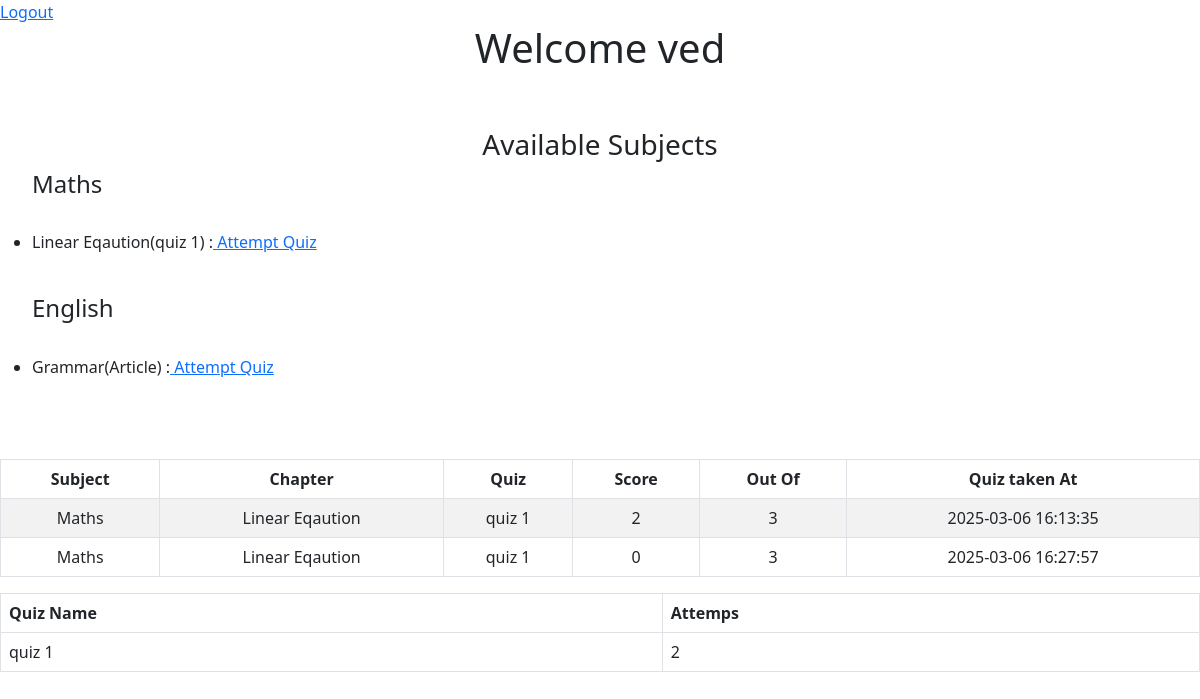
/user_dashboard (signed in), run on an earlier commit of the app's database.
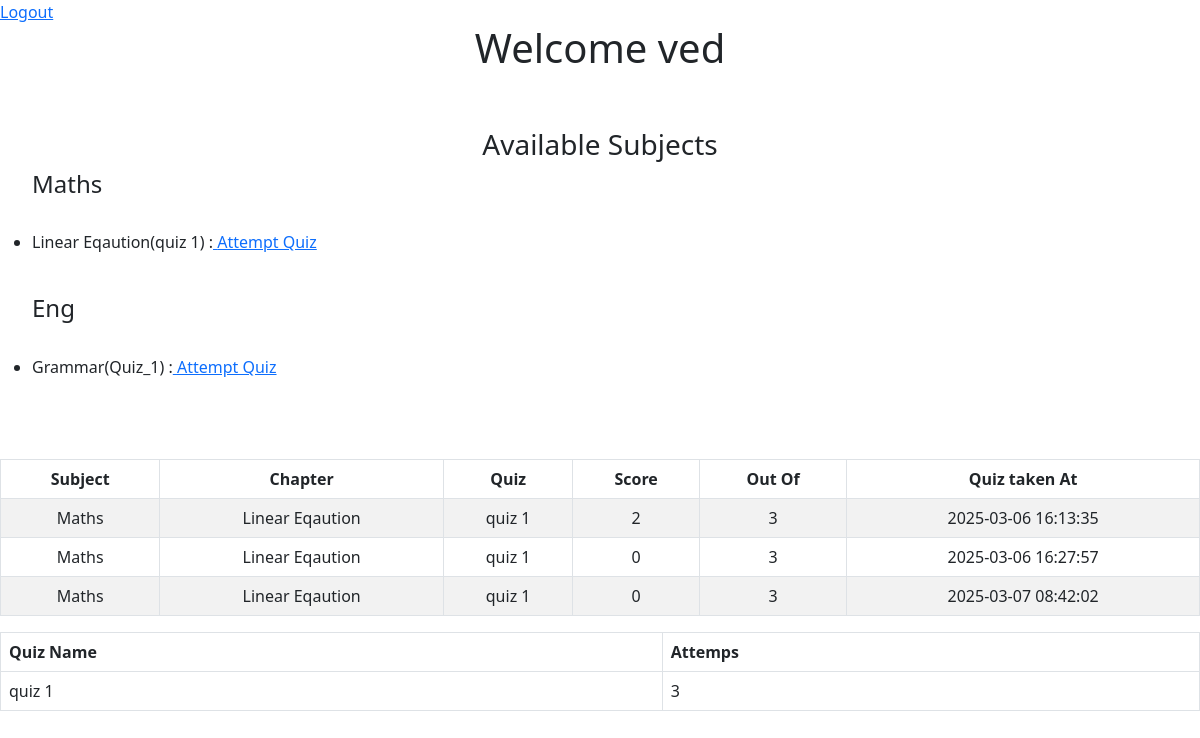
And on a later commit of the database.
### models.py (models this page shows)
class Subject(db.Model):
    id=db.Column(db.Integer,primary_key=True,nullable=False,autoincrement=True)
    name=db.Column(db.String(100),nullable=False)
    description=db.Column(db.String(250),nullable=True)
    chapter=db.relationship("Chapter",backref='subject',cascade='all,delete')

class Chapter(db.Model):
    id=db.Column(db.Integer,primary_key=True,nullable=False,autoincrement=True)
    subject_id=db.Column(db.Integer,db.ForeignKey('subject.id',ondelete="CASCADE"),nullable=False)
    name=db.Column(db.String(100),nullable=False)
    description=db.Column(db.String(250),nullable=True)
    quiz=db.relationship('Quiz',backref='chapter',cascade='all,delete')

class Quiz(db.Model):
    id=db.Column(db.Integer,primary_key=True,nullable=False,autoincrement=True)
    name=db.Column(db.String(100),nullable=False)
    chapter_id=db.Column(db.Integer,db.ForeignKey('chapter.id',ondelete="CASCADE"),nullable=False)
    remarks=db.Column(db.String(300),nullable=True)
    question=db.relationship('Question',backref='quiz',cascade='all,delete')
    score=db.relationship('Score',backref='quiz',cascade='all,delete')

class Score(db.Model):
    id=db.Column(db.Integer,primary_key=True,autoincrement=True)
    user_id=db.Column(db.Integer,db.ForeignKey('user.id',ondelete="CASCADE"),nullable=False)
    quiz_id=db.Column(db.Integer,db.ForeignKey('quiz.id',ondelete="CASCADE"),nullable=False)
    time_stamp_of_attempt=db.Column(db.DateTime,default=datetime.utcnow().replace(microsecond=0))
    total_scored=db.Column(db.Integer,nullable=False)
    total_question=db.Column(db.Integer,nullable=False)
    user=db.relationship('User',backref='score')

### app.py (the view)
@app.route('/user_dashboard',methods=['GET','POST'])
def user_dashboard():
    user=User.query.get(session['user_id'])
    subject=Subject.query.all()
    score=Score.query.filter_by(user_id=session['user_id']).all()
    previous_quiz_attempts={}
    user_id=session.get('user_id')
    previous_attempt=Score.query.filter_by(user_id=user_id).all()
    chapter=Chapter.query.all()
    for i in previous_attempt:
          quiz_name=i.quiz.name
          if quiz_name in  previous_quiz_attempts :
            previous_quiz_attempts[quiz_name]+=1
          else:
            previous_quiz_attempts[quiz_name]=1
    return render_template('user_dashboard.html',user_id=user_id,subject=subject,score=score,previous_quiz_attempts=previous_quiz_attempts,user=user)

### templates/user_dashboard.html (shortened to what this page needs)
<html>
    <body>
        <head>
            <link href="https://cdn.jsdelivr.net/npm/bootstrap@5.3.0/dist/css/bootstrap.min.css" rel="stylesheet">
        </head>
        <a href="{{url_for('logout')}} ">Logout</a>
        <h1>Welcome {{user.fullname}} </h1>
        <br><br>
       {% if subject %}
        <h3>Available Subjects</h3>
        <ul>
        {% for sub in subject%}
        <h4 >{{sub.name}}</h4>
        <br>
        {% for chap in sub.chapter%}
        {%for quizzes in chap.quiz%}
        <li>
        {% if quizzes.question %}
           <p> {{chap.name}}({{quizzes.name}}) :<a href ="{{url_for('attempt_quiz',quiz_id=quizzes.id)}}"> Attempt Quiz</a></p>
            <br>
        </li>
            {%else%}
            <p> {{chap.name}}({{quizzes.name}}) :No questions avaliable</p>
        {% endif %}
        {% endfor %}
        {% endfor %}
        {% endfor %}
       {% endif %}
        </ul>
        {% if score %}
        <table class="table table-bordered table-striped text-center">
            <thead>
                <br>
            <tr>
                <th> Subject</th>
                <th>Chapter</th>
                <th>Quiz </th>
                <th> Score</th>
                <th> Out Of </th>
                <th>Quiz taken At</th>
            </tr>
            </thead>
            <tbody>
            <tr>
                {% for i in score %}
                <td>{{(i.quiz.chapter.subject.name)}}</td>
                <td>{{(i.quiz.chapter.name)}}</td>
                <td>{{i.quiz.name}} </td>
                <td>{{i.total_scored}}</td>
                <td>{{i.total_question}}</td>
                <td>{{i.time_stamp_of_attempt}}</td>
            </tr>
            {% endfor %}
        </tbody>
    </table>
        {% endif %}
{% if previous_quiz_attempts %}
    <table class="table table-bordered">
        <tr>
            <th>Quiz Name</th>
            <th> Attemps</th>
        </tr>
    {% if previous_quiz_attempts %}
    {% for  quiz_name,count in previous_quiz_attempts.items()%}
    <tr>
        <td>{{quiz_name}}</td>
        <td> {{count}}</td>
    </tr>
{%endfor%}
{%endif%}
        </table>
        {% endif%}
    </body>
</html>

What changed in the data, as far as the page shows it:
computed for Quiz "quiz 1": count "2" → "3"
changed Subject: name "English" → "Eng"
changed Quiz: name "Article" → "Quiz_1"
added Score: {{ (i.quiz.chapter.subject.name) }} "Maths", {{ (i.quiz.chapter.name) }} "Linear Eqaution", quiz.name "quiz 1", total_scored "0", total_question "3", time_stamp_of_attempt "2025-03-07 08:42:02"
